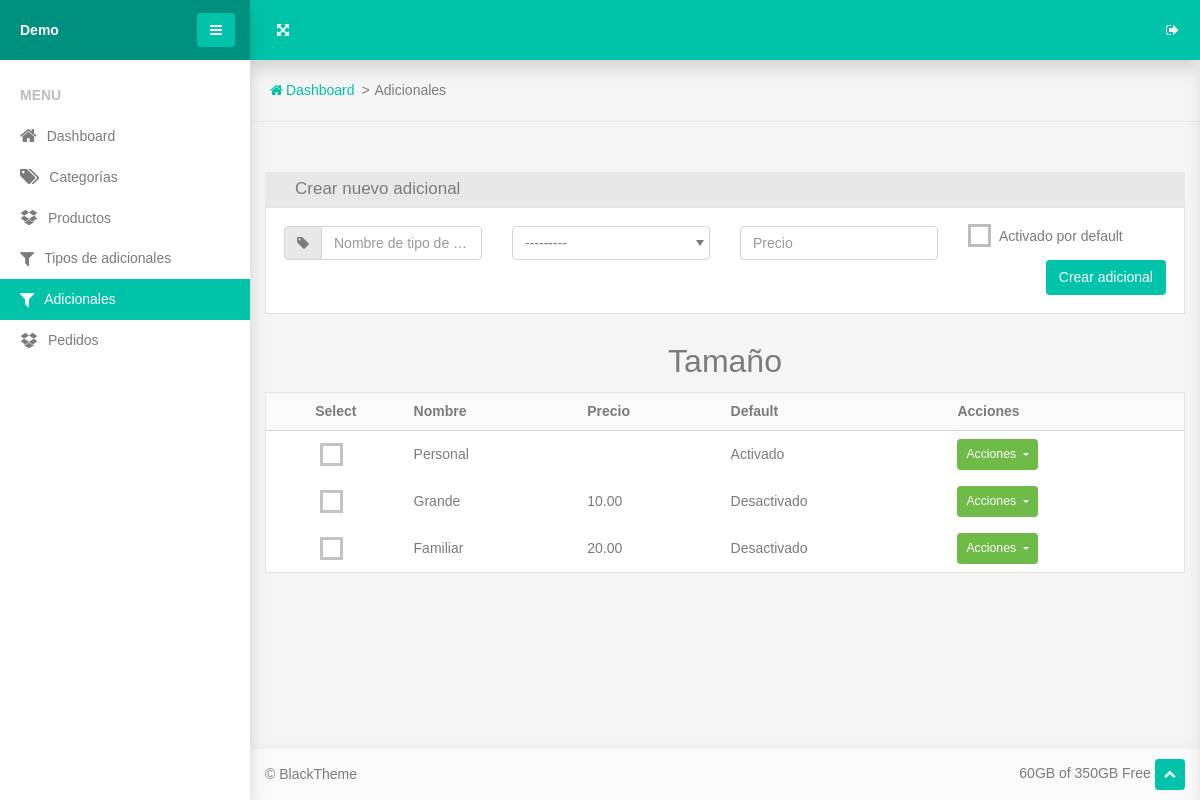
Screenshot of /extras/ with the database file from the repository.
### www/product/models.py (models this page shows, shortened)
class ChoiceType(models.Model):
    product = models.ForeignKey(Product, on_delete=models.CASCADE, related_name='choice_types')
    name = models.CharField(max_length=100)
    is_multiple = models.BooleanField(default=True)
    def __str__(self):
        return self.name

class Choice(models.Model):
    choice_type = models.ForeignKey(ChoiceType, on_delete=models.CASCADE, related_name='choices')
    name = models.CharField(max_length=100)
    price = models.DecimalField(blank=True, null=True, decimal_places=2, max_digits=7)
    chosen = models.BooleanField(default=False)

### www/views.py (the view)
# urls.py: path('extras/', views.extras, name='extras'),
def extras(req):
    form = forms.ChoiceForm()
    choices = models.ChoiceType.objects.all().prefetch_related('choices')
    context = {
        'choices': choices,
        'form': form
    }
    if req.method == 'GET':
        return render(req, 'www/extras.html', context)
    elif req.method == 'POST':
        form = forms.ChoiceForm(req.POST)
        if form.is_valid():
            choice = form.save()
            context['choice'] = choice
        return render(req, 'www/extras.html', context)

### www/forms.py
class ChoiceForm(forms.ModelForm):
    class Meta:
        model = models.Choice
        fields = '__all__'
        widgets = {
            'choice_type': forms.Select(attrs={'class': 'form-control'}),
            'name': forms.TextInput(attrs={'class': 'form-control', 'placeholder': 'Nombre de tipo de adicional'}),
            'price': forms.NumberInput(attrs={'class': 'form-control', 'placeholder': 'Precio'}),
            'chosen': forms.CheckboxInput(attrs={'class': 'custom-control-input'})
        }

### www/templates/www/extras.html (shortened to what this page needs)
{% extends "base.html" %}
{% load static %}
{% block content %}
  <section class="topbar">
    <ul class="breadcrumbs">
      <li class="breadcrumbs-item"><a class="breadcrumbs-link" href="{% url 'home' %}"><span class="breadcrumbs-icon fa-home"></span><span>Dashboard</span></a></li>
      <li class="breadcrumbs-item">Adicionales
      </li>
    </ul>
  </section>
   <section class="section-sm">
        <div class="container-fluid">
          <div class="panel panel-nav">
            <div class="panel-header d-flex flex-wrap align-items-center justify-content-between">
              <h3 class="panel-title">Crear nuevo adicional</h3>
            </div>
            <div class="panel-body">
              <form method="post">
                <div class="tab-content">
                  <div class="tab-pane fade show active" id="panelTab1" role="tabpanel">
                    <div class="row">
                      <div class="col-md-3">
                        <div class="input-group form-group">
                          <div class="input-group-prepend">
                            <label class="input-group-text" for="basic-addon1"><span class="fa-tag"></span></label>
                          </div>
                          {{form.name}}
                        </div>
                      </div>
                      <div class="col-md-3">
                        {{form.choice_type}}
                      </div>
                      <div class="col-md-3">
                        {{form.price}}
                      </div>
                      <div class="col-md-3">
                        <div class="custom-control custom-checkbox">
                            <label class="custom-control-label" for="id_chosen">Activado por default</span>
                            </label>
                        </div>
                      </div>
                      <div class="col-md-8">
                      </div>
                      <div class="col-md-4 text-right">
                        <button class="btn btn-primary" type="submit">Crear adicional</button>
                      </div>
                    </div>
                  </div>
                </div>
              </form>
            </div>
          </div>
          {% for choice_type in choices %}
          <h1 style="text-align: center;">{{choice_type.name}}</h1>
          <div class="panel">
            <div class="panel-body p-0">
              <div class="table-responsive">
                  <table class="table table-sm table-borderless table-vertical-align">
                  <thead>
                    <tr class="border-bottom bg-lighter">
                      <th class="text-center">Select</th>
                      <th>Nombre</th>
                      <th>Precio</th>
                      <th>Default</th>
                      <th>Acciones</th>
                    </tr>
                  </thead>
                  <tbody>
                    {% for c in choice_type.choices.all %}
                      <tr>
                      <td class="text-center">
                        <div class="custom-control custom-checkbox custom-checkbox-light">
                        </div>
                      </td>
                      <td>{{c.name}}</td>
                      <td> {% if c.price %}
                      {{c.price}}
                      {% endif %}</td>
                      <td> {% if c.chosen %}
                      Activado
                      {% else %}
                      Desactivado
                      {% endif %}</td>
                      <td>
                        <div class="dropdown">
                          <button class="btn dropdown-toggle btn-success btn-sm" data-toggle="dropdown"><span>Acciones</span>
                          </button>
                        </div>
                      </td>
                    </tr>
                    {% endfor %}
                  </tbody>
                </table>
              </div>
            </div>
          </div>
          {% endfor %}
        </div>
      </section>
{% endblock content %}

### www/static/www/components/breadcrumbs/breadcrumbs.css (style rules this page uses)
.breadcrumbs { display: flex; flex-wrap: wrap; padding: 0 1.25rem; list-style: none; }
.breadcrumbs-item { flex-shrink: 0; }
.breadcrumbs-item:not(:first-child) { position: relative; padding-left: 20px; }
.breadcrumbs-item:not(:first-child)::before { content: '>'; position: absolute; left: 0.4375rem; }
.breadcrumbs-icon { margin-right: 0.1875rem; }

### www/static/www/components/panel/panel.css (style rules this page uses)
.panel { position: relative; display: flex; flex-direction: column; min-width: 0; word-wrap: break-word; background-color: #fff; background-clip: border-box; }
.panel-body { flex: 1 1 auto; padding: 1.25rem; border: 1px solid #e3e3e3; }
.panel-header { padding: 0.9375rem 1.25rem; background-color: #e8e8e8; }
.panel-title { font-size: 1.0625rem; }
@media (min-width: 1200px) { .panel-header { padding: 1.125rem 1.875rem; } }
@media (min-width: 1200px) { .panel-body, .panel-menu, .panel-footer { padding: 1.125rem; } }
* + .panel { margin-top: 0.8125rem; }
.panel-nav .panel-header { padding: 0; }
.panel-nav .panel-title { padding: 0.5rem 1.875rem; }

### www/static/www/components/section/section.css (style rules this page uses)
.section-sm, .section-md, .section-lg { padding: 50px 0; }

### www/static/www/components/dropdown/dropdown.css (style rules this page uses)
.dropup, .dropright, .dropdown, .dropleft { position: relative; }
.dropdown-toggle { white-space: nowrap; }
.dropdown-toggle::after { display: inline-block; margin-left: 0.255em; vertical-align: middle; content: ""; border-top: 0.3em solid; border-right: 0.3em solid transparent; border-bottom: 0; border-left: 0.3em solid transparent; }
.dropdown { display: inline-block; }
.dropdown-toggle:after { height: 0.3em; }

### www/static/www/components/button/button.css (style rules this page uses)
.btn { display: inline-block; font-weight: 400; color: #797b7c; text-align: center; vertical-align: middle; user-select: none; background-color: transparent; border: 1px solid transparent; padding: 0.375rem 0.75rem; font-size: 0.875rem; line-height: 1.49; border-radius: 0.2rem; transition: color 0.15s ease-in-out, background-color 0.15s ease-in-out, border-color 0.15s ease-in-out, box-shadow 0.15s ease-in-out; }
.btn-primary { color: #fff; background-color: #00c3aa; border-color: #00c3aa; box-shadow: 0 0 0 transparent; }
.btn-success { color: #fff; background-color: #6fbb47; border-color: #6fbb47; box-shadow: 0 0 0 transparent; }
.btn-sm, .btn-group-sm > .btn { padding: 0.25rem 0.5rem; font-size: 0.76563rem; line-height: 1.7; border-radius: 0.2rem; }
.btn { transition: .2s; }

### www/static/www/components/table/table.css (style rules this page uses)
.table { width: 100%; margin-bottom: 1rem; color: #797b7c; }
.table th, .table td { padding: 0.75rem; vertical-align: top; border-top: 1px solid #d5d5d5; }
.table thead th { vertical-align: bottom; border-bottom: 2px solid #d5d5d5; }
.table-sm th, .table-sm td { padding: 0.5rem; }
.table-borderless th, .table-borderless td, .table-borderless thead th, .table-borderless tbody + tbody { border: 0; }
.table-responsive { display: block; width: 100%; overflow-x: auto; -webkit-overflow-scrolling: touch; }
.table { margin-bottom: 0; }
.table-vertical-align td, .table-vertical-align th { vertical-align: middle; }

### www/static/www/components/topbar/topbar.css (style rules this page uses)
.topbar { position: relative; padding: 20px 0; border-bottom: 1px solid #e8e8e8; }

### rows the page displays
ChoiceType: name "Tamaño"
Choice: name "Personal", chosen "Activado"
Choice: name "Grande", price "10.00", chosen "Desactivado"
Choice: name "Familiar", price "20.00", chosen "Desactivado"
